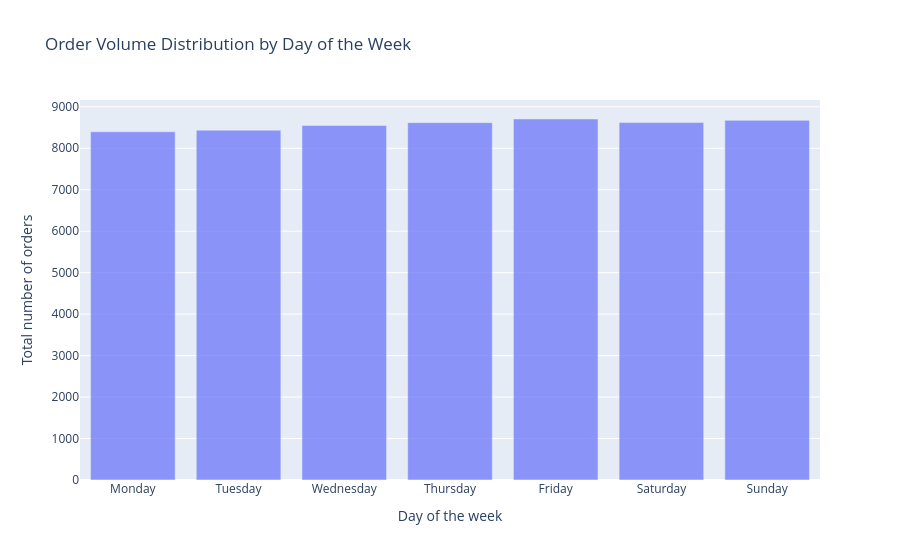

The notebook cell this image was saved under:
### Markdown cell above
* Order volume by day of the week:

### Code cell
# Bar plot of order day of week
day_order = ['Monday', 'Tuesday', 'Wednesday', 'Thursday', 'Friday', 'Saturday', 'Sunday']

plot_df['day'] = plot_df['order_day_of_week'].map({
    0: 'Monday', 
    1: 'Tuesday',
    2: 'Wednesday', 
    3: 'Thursday', 
    4: 'Friday', 
    5: 'Saturday',
    6: 'Sunday'
})

counts_dow = plot_df['day'].value_counts().reset_index()

fig = px.bar(
    counts_dow,
    x='day', 
    y='count', 
    title='Order Volume Distribution by Day of the Week', 
    labels={'count': 'Total number of orders', 'day': 'Day of the week'},
    opacity=0.7
)

fig.update_xaxes(categoryorder='array', categoryarray=day_order)

fig.show()

### Figure 1 — Plotly figure (JSON) as saved in the notebook; plotly's stock layout.template omitted (floating-point values rounded to 4 significant figures)
{"data": [{"hovertemplate": "Day of the week=%{x}<br>Total number of orders=%{y}<extra></extra>", "legendgroup": "", "marker": {"color": "#636efa", "opacity": 0.7, "pattern": {"shape": ""}}, "name": "", "orientation": "v", "showlegend": false, "textposition": "auto", "type": "bar", "x": ["Friday", "Sunday", "Saturday", "Thursday", "Wednesday", "Tuesday", "Monday"], "xaxis": "x", "y": [8706, 8673, 8620, 8618, 8550, 8436, 8397], "yaxis": "y"}], "layout": {"barmode": "relative", "legend": {"tracegroupgap": 0}, "title": {"text": "Order Volume Distribution by Day of the Week"}, "xaxis": {"anchor": "y", "categoryarray": ["Monday", "Tuesday", "Wednesday", "Thursday", "Friday", "Saturday", "Sunday"], "categoryorder": "array", "domain": [0, 1], "title": {"text": "Day of the week"}}, "yaxis": {"anchor": "x", "domain": [0, 1], "title": {"text": "Total number of orders"}}}}
